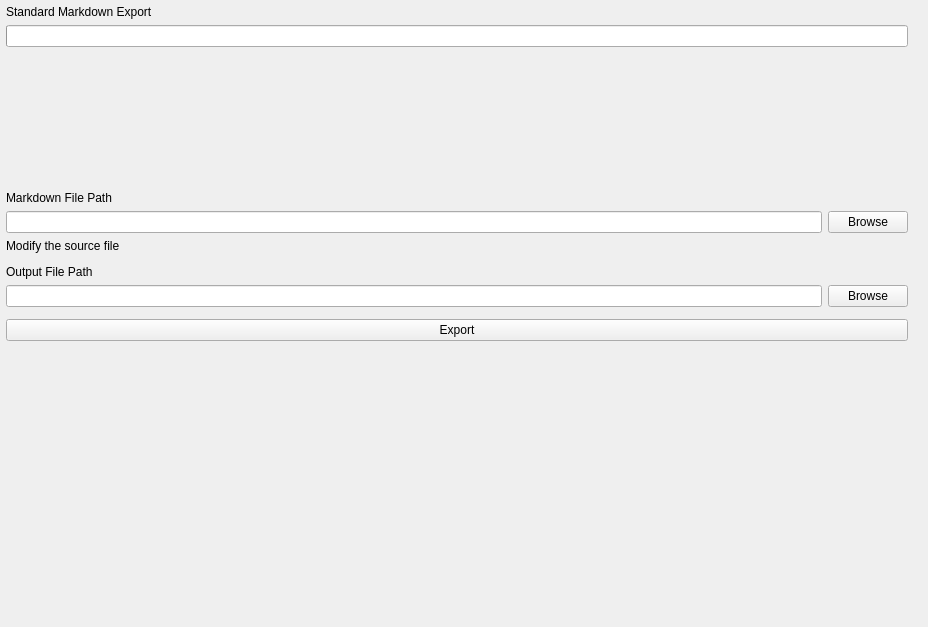
<?xml version="1.0" encoding="UTF-8"?>
<ui version="4.0">
 <class>MainWindow</class>
 <widget class="QMainWindow" name="MainWindow">
  <property name="geometry">
   <rect>
    <x>0</x>
    <y>0</y>
    <width>928</width>
    <height>627</height>
   </rect>
  </property>
  <property name="windowTitle">
   <string>Converter</string>
  </property>
  <property name="toolButtonStyle">
   <enum>Qt::ToolButtonIconOnly</enum>
  </property>
  <widget class="QWidget" name="centralwidget">
   <property name="sizePolicy">
    <sizepolicy hsizetype="Preferred" vsizetype="Preferred">
     <horstretch>0</horstretch>
     <verstretch>0</verstretch>
    </sizepolicy>
   </property>
   <layout class="QGridLayout" name="gridLayout_2">
    <property name="leftMargin">
     <number>0</number>
    </property>
    <property name="topMargin">
     <number>5</number>
    </property>
    <property name="rightMargin">
     <number>20</number>
    </property>
    <property name="bottomMargin">
     <number>5</number>
    </property>
    <item row="0" column="0">
     <layout class="QGridLayout" name="gridLayout">
      <property name="verticalSpacing">
       <number>6</number>
      </property>
      <item row="7" column="1">
       <widget class="BodyLabel" name="BodyLabel_output">
        <property name="text">
         <string>Output File Path</string>
        </property>
        <property name="margin">
         <number>10</number>
        </property>
       </widget>
      </item>
      <item row="5" column="1">
       <widget class="BodyLabel" name="BodyLabel_switch">
        <property name="text">
         <string>Modify the source file</string>
        </property>
        <property name="margin">
         <number>10</number>
        </property>
       </widget>
      </item>
      <item row="6" column="1">
       <widget class="SwitchButton" name="SwitchButton"/>
      </item>
      <item row="13" column="1">
       <spacer name="verticalSpacer">
        <property name="orientation">
         <enum>Qt::Vertical</enum>
        </property>
        <property name="sizeHint" stdset="0">
         <size>
          <width>20</width>
          <height>40</height>
         </size>
        </property>
       </spacer>
      </item>
      <item row="2" column="1">
       <spacer name="verticalSpacer_2">
        <property name="orientation">
         <enum>Qt::Vertical</enum>
        </property>
        <property name="sizeHint" stdset="0">
         <size>
          <width>20</width>
          <height>40</height>
         </size>
        </property>
       </spacer>
      </item>
      <item row="0" column="1">
       <widget class="TitleLabel" name="TitleLabel">
        <property name="text">
         <string>Standard Markdown Export</string>
        </property>
        <property name="margin">
         <number>10</number>
        </property>
       </widget>
      </item>
      <item row="0" column="0" rowspan="14">
       <widget class="NavigationInterface" name="NavigationInterface"/>
      </item>
      <item row="10" column="1">
       <widget class="PrimaryPushButton" name="PrimaryPushButton_Export">
        <property name="text">
         <string>Export</string>
        </property>
       </widget>
      </item>
      <item row="3" column="1">
       <widget class="BodyLabel" name="BodyLabel_md">
        <property name="text">
         <string>Markdown File Path</string>
        </property>
        <property name="margin">
         <number>10</number>
        </property>
       </widget>
      </item>
      <item row="4" column="1">
       <layout class="QHBoxLayout" name="horizontalLayout">
        <item>
         <widget class="LineEdit" name="LineEdit_md"/>
        </item>
        <item>
         <widget class="PushButton" name="PushButton_md">
          <property name="text">
           <string>Browse</string>
          </property>
         </widget>
        </item>
       </layout>
      </item>
      <item row="12" column="1">
       <spacer name="verticalSpacer_3">
        <property name="orientation">
         <enum>Qt::Vertical</enum>
        </property>
        <property name="sizeHint" stdset="0">
         <size>
          <width>20</width>
          <height>40</height>
         </size>
        </property>
       </spacer>
      </item>
      <item row="8" column="1">
       <layout class="QHBoxLayout" name="horizontalLayout_3">
        <item>
         <widget class="LineEdit" name="LineEdit_output"/>
        </item>
        <item>
         <widget class="PushButton" name="PushButton_output">
          <property name="text">
           <string>Browse</string>
          </property>
         </widget>
        </item>
       </layout>
      </item>
      <item row="1" column="1">
       <widget class="IndeterminateProgressBar" name="IndeterminateProgressBar"/>
      </item>
     </layout>
    </item>
   </layout>
  </widget>
 </widget>
 <customwidgets>
  <customwidget>
   <class>PushButton</class>
   <extends>QPushButton</extends>
   <header>qfluentwidgets</header>
  </customwidget>
  <customwidget>
   <class>PrimaryPushButton</class>
   <extends>PushButton</extends>
   <header>qfluentwidgets</header>
  </customwidget>
  <customwidget>
   <class>SwitchButton</class>
   <extends>QWidget</extends>
   <header>qfluentwidgets</header>
  </customwidget>
  <customwidget>
   <class>BodyLabel</class>
   <extends>QLabel</extends>
   <header>qfluentwidgets</header>
  </customwidget>
  <customwidget>
   <class>TitleLabel</class>
   <extends>QLabel</extends>
   <header>qfluentwidgets</header>
  </customwidget>
  <customwidget>
   <class>NavigationInterface</class>
   <extends>QWidget</extends>
   <header>qfluentwidgets</header>
  </customwidget>
  <customwidget>
   <class>IndeterminateProgressBar</class>
   <extends>QProgressBar</extends>
   <header>qfluentwidgets</header>
  </customwidget>
  <customwidget>
   <class>LineEdit</class>
   <extends>QLineEdit</extends>
   <header>qfluentwidgets</header>
  </customwidget>
 </customwidgets>
 <resources/>
 <connections/>
</ui>
